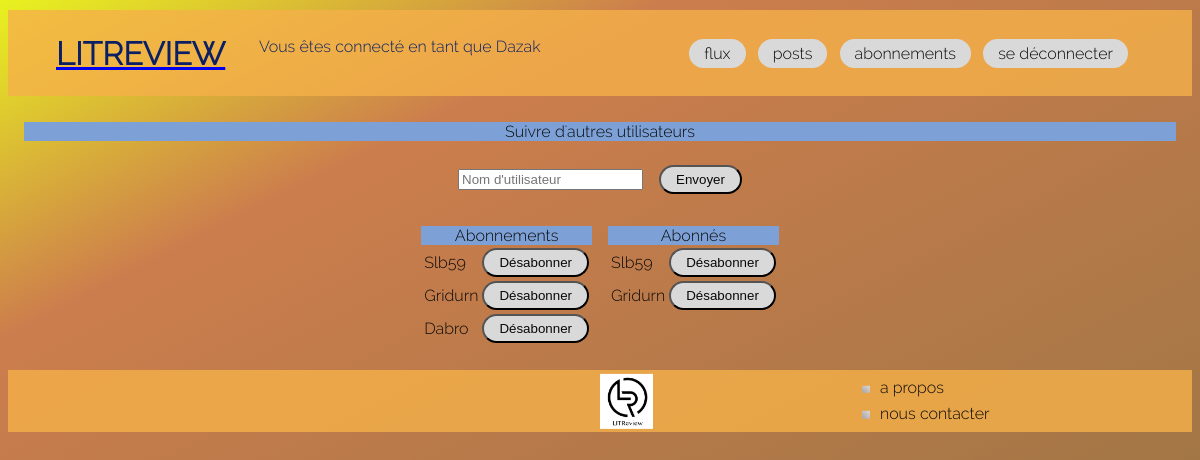
Page /account/subscribe/ (signed in) on the earlier database version.
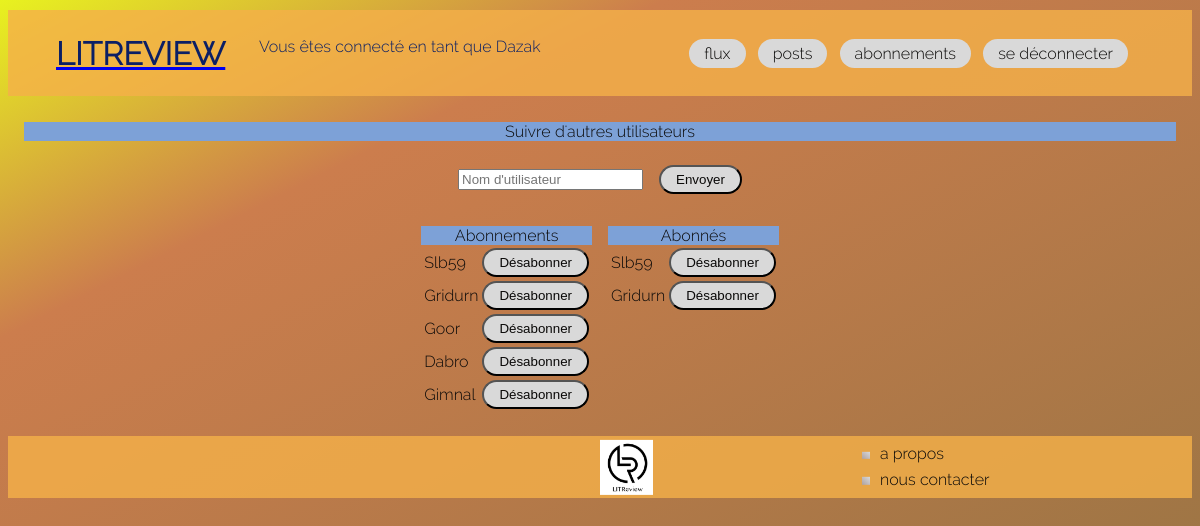
Same page on the later database version.
### account/models.py (models this page shows, shortened)
class UserFollows(models.Model):
    user = models.ForeignKey(to=settings.AUTH_USER_MODEL,
                             on_delete=models.CASCADE,
                             related_name='following')
    followed_user = models.ForeignKey(to=settings.AUTH_USER_MODEL,
                                      on_delete=models.CASCADE,
                                      related_name='followed_by')
    class Meta:
        unique_together = ('user', 'followed_user', )
        verbose_name_plural = "users followed"

### account/views.py (the view, shortened to what this page needs)
# urls.py: path('subscribe/', views.SubscriptionView.as_view(), name='subscription'),
class SubscriptionView(LoginRequiredMixin, View):
    form_class = SubscriptionForm
    template_name = 'account/subscription.html'
    def define_context(self, connected_user) -> dict:
        followed_users = UserFollows.objects.filter(user=connected_user)
        subscriber_users = UserFollows.objects.filter(
            followed_user=connected_user)
        return {'followed_users': followed_users,
                'subscriber_users': subscriber_users}
    def get(self, request):
        form = self.form_class(request.user)
        context = self.define_context(request.user) | {'form': form}
        return render(
            request, self.template_name,
            context=context)

### account/forms.py (shortened to what this page needs)
class SubscriptionForm(ModelForm):
    username = forms.CharField(
        widget=forms.widgets.TextInput(
            attrs={'placeholder': "Nom d'utilisateur"}))
    def __init__(self, user, *args, **kwargs):
        self.user = user
        super().__init__(*args, **kwargs)
    class Meta:
        model = UserFollows
        fields = ['username']

### templates/account/subscription.html (shortened to what this page needs)
{% extends "base.html" %}
{% block content %}
<div class = 'subscription'>
    <div class = 'div_title'>Suivre d'autres utilisateurs</div>
    <div class = 'div_form'>
        <form method="post">
            <div>{{form.username}}</div>
            <div>
                <button class="btn" type="submit" >Envoyer</button>
            </div>
        </form>
        <div class ="subscription__message">
        </div>
    </div>
    <div class="subscription__lists">
        <div class="subscription__lists__subscriptions">
            <div class = 'div_title'>Abonnements</div>
            <table>
                {% for followed_user in followed_users %}
                <tr>
                    <td>{{followed_user.followed_user}}</td>
                    <td><a href="{% url 'account:unsubscription' followed_user.id %}"><button class="btn" type="button">
                        Désabonner</button></a>
                    </td>
                </tr>
                {% endfor %}
            </table>
        </div>
        <div class="subscription__lists__subscribers">
            <div class = 'div_title'>Abonnés</div>
            <table>
                {% for subscriber_user in subscriber_users %}
                <tr>
                    <td>{{subscriber_user.user}}</td>
                    <td><a href="{% url 'account:unsubscription' subscriber_user.id %}"><button class="btn" type="button">
                        Désabonner</button></a>
                    </td>
                </tr>
                {% endfor %}
            </table>
        </div>
    </div>
</div>
{% endblock %}

### templates/base.html
{% include "base/header.html"%}
<main>
    <div id="content">
    {% block content %}
    {% endblock %}
    </div>
</main>
{% include "base/footer.html"%}

### templates/base/header.html (shortened to what this page needs)
{% load static %}
<!DOCTYPE html>
<html>
    <head>
    <link href="{% static "css/review.css" %}" rel="stylesheet">
    </head>
    <body>
        <header id="header">
            <a href="{% url 'review:feed' %}"><h1>LITREVIEW</h1></a>
            {% if user.is_authenticated %}
                <div class="user_connected">
                <p>Vous êtes connecté en tant que {{request.user}}</p>
                </div>
                <nav class="header__menu">
                    {% include 'navbar/navbar.html' %}
                </nav>
            {% endif %}
        </header>

### templates/navbar/navbar.html
{% load static %}
<ul>
    <li>
        <a class="btn" href="{% url 'review:feed' %}">flux</a>
    </li>
    <li><a class="btn" href="">posts</a></li>
    <li><a class="btn" href="{% url 'account:subscription' %}">abonnements</a></li>
    <li><a class="btn" href="{% url 'account:logout' %}">se déconnecter</a></li>
</ul>

### templates/base/footer.html
{% load static %}
<footer id="footer" class="footer">
    <img class="footer__logo" src="{% static "assets/logo.png" %}" alt="logo Litreview">
    <nav class="footer__menu">
        {% include 'navbar/footer_navbar.html' %}
    </nav>
</footer>
</body>
</html>

### templates/navbar/footer_navbar.html
{% load static %}
<ul>
    <li><a class="footer__link" href="">a propos</a></li>
    <li><a class="footer__link" href="">nous contacter</a></li>
</ul>

### static/css/review.css (style rules this page uses)
html { background: linear-gradient(333deg, rgb(144, 115, 66) 0%, rgb(204, 125, 77) 76%, rgb(232, 242, 31) 100%); font-family: "Raleway-Light"; color: rgb(10, 9, 8); min-height: 100vh; scroll-behavior: smooth; overflow-x: hidden; }
h1 { font-size: 2rem; color: rgb(11, 31, 101); }
div { padding: 0.5rem; }
.btn { background-color: rgb(217, 217, 217); color: rgb(10, 9, 8); padding: 5px 15px; border-radius: 1rem; }
.div_title { background-color: rgb(125, 161, 215); padding: 0rem; text-align: center; }
form { display: flex; flex-direction: column; padding: 1rem; }
footer { background-color: rgba(246, 177, 73, 0.8); padding: 1rem; height: 30px; position: relative; }
footer .footer__link { color: rgb(10, 9, 8); }
footer .footer__logo { position: absolute; height: 55px; left: 50%; transform: translate(-50%); transform: translateY(-22%); }
footer .footer__menu { position: absolute; left: 70%; transform: translate(100%); transform: translateY(-22%); }
footer .footer__menu ul { margin: 0; }
footer .footer__menu li { list-style-image: linear-gradient(to left bottom, rgb(217, 217, 217), rgb(173, 161, 161)); padding: 0.2rem; }
footer .footer__menu li a { text-decoration: none; }
header { background-color: rgba(246, 177, 73, 0.8); padding: 0.2rem 3rem; display: grid; grid-template-columns: repeat(1fr 2fr 4fr); margin: 10px auto; }
header .user_connected { grid-column: 2; color: rgb(11, 31, 101); }
header .header__menu { padding-top: 0em; padding-right: 0em; grid-column: 4; margin: auto 1em; align-content: center; text-align: right; }
header .header__menu ul { margin: 0; }
header .header__menu li { display: inline; padding-left: 0.5em; }
header .header__menu li a { text-decoration: none; }
.subscription form { margin: 0; display: flex; flex-direction: row; justify-content: center; align-items: center; padding: 0; }
.subscription .div_form { display: flex; flex-direction: column; justify-content: center; align-items: center; margin: 0; padding: 1rem 0 0 0; }
.subscription .subscription__lists { display: flex; flex-direction: row; justify-content: center; padding: 0; }

Differences in the rows shown:
added UserFollows: followed_user "Goor", shown under "LITREVIEW"
added UserFollows: followed_user "Gimnal", shown under "LITREVIEW"
